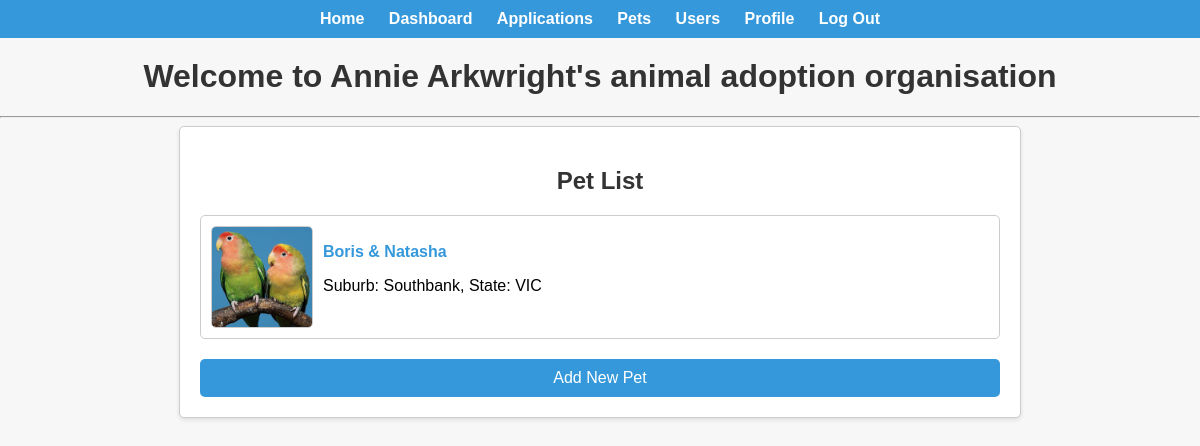
The page /pets/ (signed in) on the database its author committed.
### pets/models.py (models this page shows, shortened)
class Pet(models.Model):
    GENDER_CHOICES = [
        ('Male', 'Male'),
        ('Female', 'Female'),
        ('Unknown', 'Unknown'),
    ]
    name = models.CharField(max_length=100)
    species = models.CharField(max_length=50)
    breed = models.CharField(max_length=100)
    age = models.PositiveIntegerField()
    gender = models.CharField(max_length=10, choices=GENDER_CHOICES, default='Unknown')
    description = models.TextField(blank=True)
    image = models.ImageField(upload_to='pet_images/', blank=True)
    adoption_status = models.CharField(
        max_length=20,
        choices=[('Available', 'Available'), ('Pending', 'Pending'), ('Adopted', 'Adopted')],
        default='Available'
    )
    adoption_fee = models.DecimalField(max_digits=10, decimal_places=2)
    suburb = models.CharField(max_length=100, blank=True)
    state = models.CharField(max_length=50, blank=True)
    date_added = models.DateTimeField(auto_now_add=True)
    adopter = models.ForeignKey(User, on_delete=models.SET_NULL, null=True, blank=True)
    date_added = models.DateTimeField(auto_now_add=True)
    last_updated = models.DateTimeField(auto_now=True)

### pets/views.py (the view)
# urls.py: path('pets/', views.pet_list, name='pet_list'),
@login_required
@pet_manager_or_admin_required
def pet_list(request):
    pets = Pet.objects.all()
    return render(request, 'pets/pet_list.html', {'pets': pets})

### templates/pets/pet_list.html (shortened to what this page needs)
{% extends "users/base_staff.html" %}
{%load static%}
{% block links %}
    <link rel="stylesheet" type="text/css" href="{% static 'css/pets/pet_list.css' %}">
{% endblock %}
{% block content %}
    <div class="pet-list-container">
        <h2 class="pet-list-title">Pet List</h2>
        <ul class="pet-list">
            {% for pet in pets %}
            <li class="pet-item">
                <img src="{{ pet.image.url }}" alt="{{ pet.name }}" class="pet-image" />
                <div>
                    <a href="{% url 'pet_detail' pet.id %}" class="pet-link">{{ pet.name }}</a>
                    <p>Suburb: {{ pet.suburb }}, State: {{ pet.state }}</p>
                </div>
            </li>
            {% endfor %}
        </ul>
        <a href="{% url 'pet_create' %}" class="add-pet-link">Add New Pet</a>
    </div>
{% endblock %}

### static/css/users/base_staff.css (style rules this page uses)
body { font-family: Arial, sans-serif; background-color: #f7f7f7; margin: 0; padding: 0; }

### static/css/pets/pet_list.css (style rules this page uses)
.pet-list-container { max-width: 800px; margin: 0 auto; padding: 20px; background-color: #fff; border: 1px solid #ccc; border-radius: 5px; box-shadow: 0 2px 4px rgba(0, 0, 0, 0.1); }
.pet-list-title { font-size: 24px; margin-top: 20px; color: #333; text-align: center; }
.pet-list { list-style: none; padding: 0; }
.pet-item { display: flex; align-items: center; margin: 10px 0; border: 1px solid #ccc; padding: 10px; border-radius: 5px; }
.pet-image { width: 100px; height: 100px; margin-right: 10px; border: 1px solid #ccc; border-radius: 5px; }
.pet-link { text-decoration: none; color: #3498db; font-weight: bold; }
.add-pet-link { display: block; margin-top: 20px; background-color: #3498db; color: #fff; border: none; padding: 10px 20px; border-radius: 5px; text-align: center; text-decoration: none; }

### rows shown on the page
Pet: image (picture), name "Boris & Natasha", suburb "Southbank", state "VIC"
